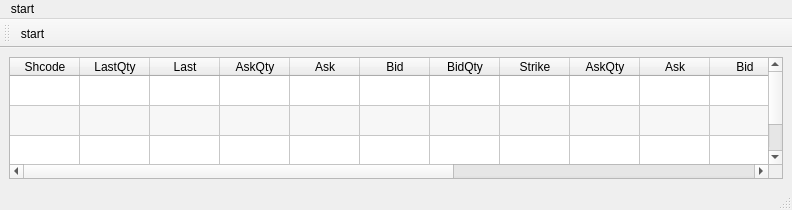
<?xml version="1.0" encoding="UTF-8"?>
<ui version="4.0">
 <class>MainWindow</class>
 <widget class="QMainWindow" name="MainWindow">
  <property name="geometry">
   <rect>
    <x>0</x>
    <y>0</y>
    <width>792</width>
    <height>210</height>
   </rect>
  </property>
  <property name="windowTitle">
   <string>ZeroOptionViewer</string>
  </property>
  <widget class="QWidget" name="centralwidget">
   <layout class="QVBoxLayout" name="verticalLayout">
    <item>
     <widget class="QTableWidget" name="tableWidget">
      <property name="sizePolicy">
       <sizepolicy hsizetype="Expanding" vsizetype="Expanding">
        <horstretch>0</horstretch>
        <verstretch>0</verstretch>
       </sizepolicy>
      </property>
      <property name="horizontalScrollBarPolicy">
       <enum>Qt::ScrollBarAsNeeded</enum>
      </property>
      <property name="editTriggers">
       <set>QAbstractItemView::NoEditTriggers</set>
      </property>
      <property name="alternatingRowColors">
       <bool>true</bool>
      </property>
      <property name="selectionMode">
       <enum>QAbstractItemView::SingleSelection</enum>
      </property>
      <property name="showGrid">
       <bool>true</bool>
      </property>
      <property name="sortingEnabled">
       <bool>false</bool>
      </property>
      <property name="rowCount">
       <number>3</number>
      </property>
      <property name="columnCount">
       <number>17</number>
      </property>
      <attribute name="horizontalHeaderVisible">
       <bool>true</bool>
      </attribute>
      <attribute name="horizontalHeaderCascadingSectionResizes">
       <bool>false</bool>
      </attribute>
      <attribute name="horizontalHeaderDefaultSectionSize">
       <number>70</number>
      </attribute>
      <attribute name="horizontalHeaderHighlightSections">
       <bool>true</bool>
      </attribute>
      <attribute name="verticalHeaderVisible">
       <bool>false</bool>
      </attribute>
      <row/>
      <row/>
      <row/>
      <column>
       <property name="text">
        <string>Shcode</string>
       </property>
       <property name="textAlignment">
        <set>AlignHCenter|AlignVCenter|AlignCenter</set>
       </property>
      </column>
      <column>
       <property name="text">
        <string>LastQty</string>
       </property>
       <property name="textAlignment">
        <set>AlignHCenter|AlignVCenter|AlignCenter</set>
       </property>
      </column>
      <column>
       <property name="text">
        <string>Last</string>
       </property>
       <property name="textAlignment">
        <set>AlignHCenter|AlignVCenter|AlignCenter</set>
       </property>
      </column>
      <column>
       <property name="text">
        <string>AskQty</string>
       </property>
       <property name="textAlignment">
        <set>AlignHCenter|AlignVCenter|AlignCenter</set>
       </property>
      </column>
      <column>
       <property name="text">
        <string>Ask</string>
       </property>
       <property name="textAlignment">
        <set>AlignHCenter|AlignVCenter|AlignCenter</set>
       </property>
      </column>
      <column>
       <property name="text">
        <string>Bid</string>
       </property>
       <property name="textAlignment">
        <set>AlignHCenter|AlignVCenter|AlignCenter</set>
       </property>
      </column>
      <column>
       <property name="text">
        <string>BidQty</string>
       </property>
       <property name="textAlignment">
        <set>AlignHCenter|AlignVCenter|AlignCenter</set>
       </property>
      </column>
      <column>
       <property name="text">
        <string>Strike</string>
       </property>
       <property name="textAlignment">
        <set>AlignHCenter|AlignVCenter|AlignCenter</set>
       </property>
      </column>
      <column>
       <property name="text">
        <string>AskQty</string>
       </property>
       <property name="textAlignment">
        <set>AlignHCenter|AlignVCenter|AlignCenter</set>
       </property>
      </column>
      <column>
       <property name="text">
        <string>Ask</string>
       </property>
       <property name="textAlignment">
        <set>AlignHCenter|AlignVCenter|AlignCenter</set>
       </property>
      </column>
      <column>
       <property name="text">
        <string>Bid</string>
       </property>
       <property name="textAlignment">
        <set>AlignHCenter|AlignVCenter|AlignCenter</set>
       </property>
      </column>
      <column>
       <property name="text">
        <string>BidQty</string>
       </property>
       <property name="textAlignment">
        <set>AlignHCenter|AlignVCenter|AlignCenter</set>
       </property>
      </column>
      <column>
       <property name="text">
        <string>Last</string>
       </property>
       <property name="textAlignment">
        <set>AlignHCenter|AlignVCenter|AlignCenter</set>
       </property>
      </column>
      <column>
       <property name="text">
        <string>LastQty</string>
       </property>
       <property name="textAlignment">
        <set>AlignHCenter|AlignVCenter|AlignCenter</set>
       </property>
      </column>
      <column>
       <property name="text">
        <string>Shcode</string>
       </property>
       <property name="textAlignment">
        <set>AlignHCenter|AlignVCenter|AlignCenter</set>
       </property>
      </column>
      <column>
       <property name="text">
        <string>SythAsk</string>
       </property>
       <property name="textAlignment">
        <set>AlignHCenter|AlignVCenter|AlignCenter</set>
       </property>
      </column>
      <column>
       <property name="text">
        <string>SythBid</string>
       </property>
       <property name="textAlignment">
        <set>AlignHCenter|AlignVCenter|AlignCenter</set>
       </property>
      </column>
     </widget>
    </item>
   </layout>
  </widget>
  <widget class="QMenuBar" name="menubar">
   <property name="geometry">
    <rect>
     <x>0</x>
     <y>0</y>
     <width>792</width>
     <height>21</height>
    </rect>
   </property>
   <widget class="QMenu" name="menuStart">
    <property name="title">
     <string>start</string>
    </property>
    <addaction name="actionStart"/>
   </widget>
   <addaction name="menuStart"/>
  </widget>
  <widget class="QStatusBar" name="statusbar"/>
  <widget class="QToolBar" name="toolBar">
   <property name="windowTitle">
    <string>toolBar</string>
   </property>
   <property name="locale">
    <locale language="English" country="UnitedStates"/>
   </property>
   <attribute name="toolBarArea">
    <enum>TopToolBarArea</enum>
   </attribute>
   <attribute name="toolBarBreak">
    <bool>false</bool>
   </attribute>
   <addaction name="actionStart"/>
  </widget>
  <action name="actionStart">
   <property name="text">
    <string>start</string>
   </property>
  </action>
 </widget>
 <resources/>
 <connections/>
</ui>
